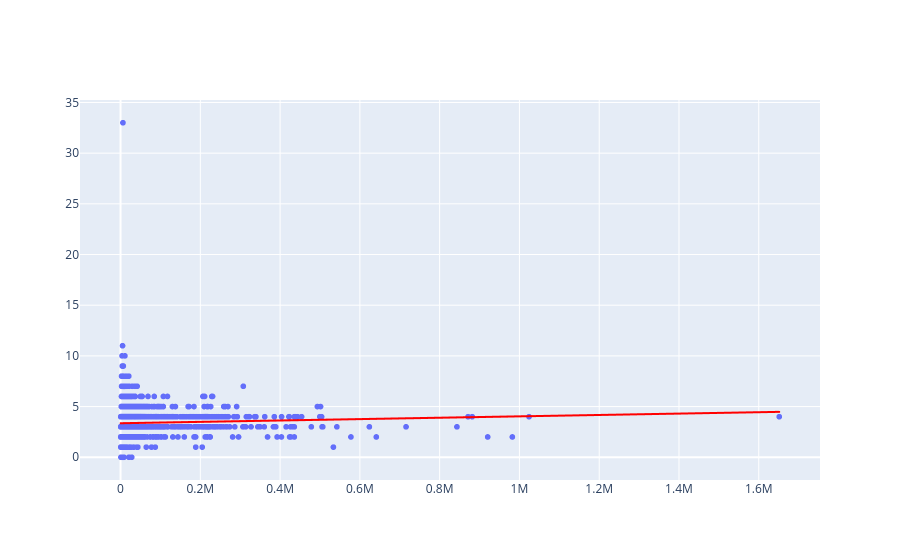

Source (notebook cell):
### Code cell
x = X_casas_treinamento.iloc[:, 0]

grafico1 = px.scatter(x=x, y=y_casas_treinamento)
grafico2 = px.line(x=x, y=previsoes)

grafico2.data[0].line.color = 'red'

grafico3 = go.Figure(data=grafico1.data + grafico2.data)
grafico3.show()

### Figure 1 — Plotly figure (JSON) as saved in the notebook; plotly's stock layout.template omitted (floating-point values rounded to 4 significant figures; data arrays with more than 128 entries replaced by an {"elided": "..."} marker saying what was removed)
{"data": [{"hovertemplate": "x=%{x}<br>y=%{y}<extra></extra>", "legendgroup": "", "marker": {"color": "#636efa", "symbol": "circle"}, "mode": "markers", "name": "", "showlegend": false, "type": "scattergl", "x": {"elided": "15129 int values"}, "xaxis": "x", "y": {"elided": "15129 int values"}, "yaxis": "y"}, {"hovertemplate": "x=%{x}<br>y=%{y}<extra></extra>", "legendgroup": "", "line": {"color": "red", "dash": "solid"}, "marker": {"symbol": "circle"}, "mode": "lines", "name": "", "showlegend": false, "type": "scattergl", "x": {"elided": "15129 int values"}, "xaxis": "x", "y": {"elided": "15129 float values"}, "yaxis": "y"}], "layout": {}}
